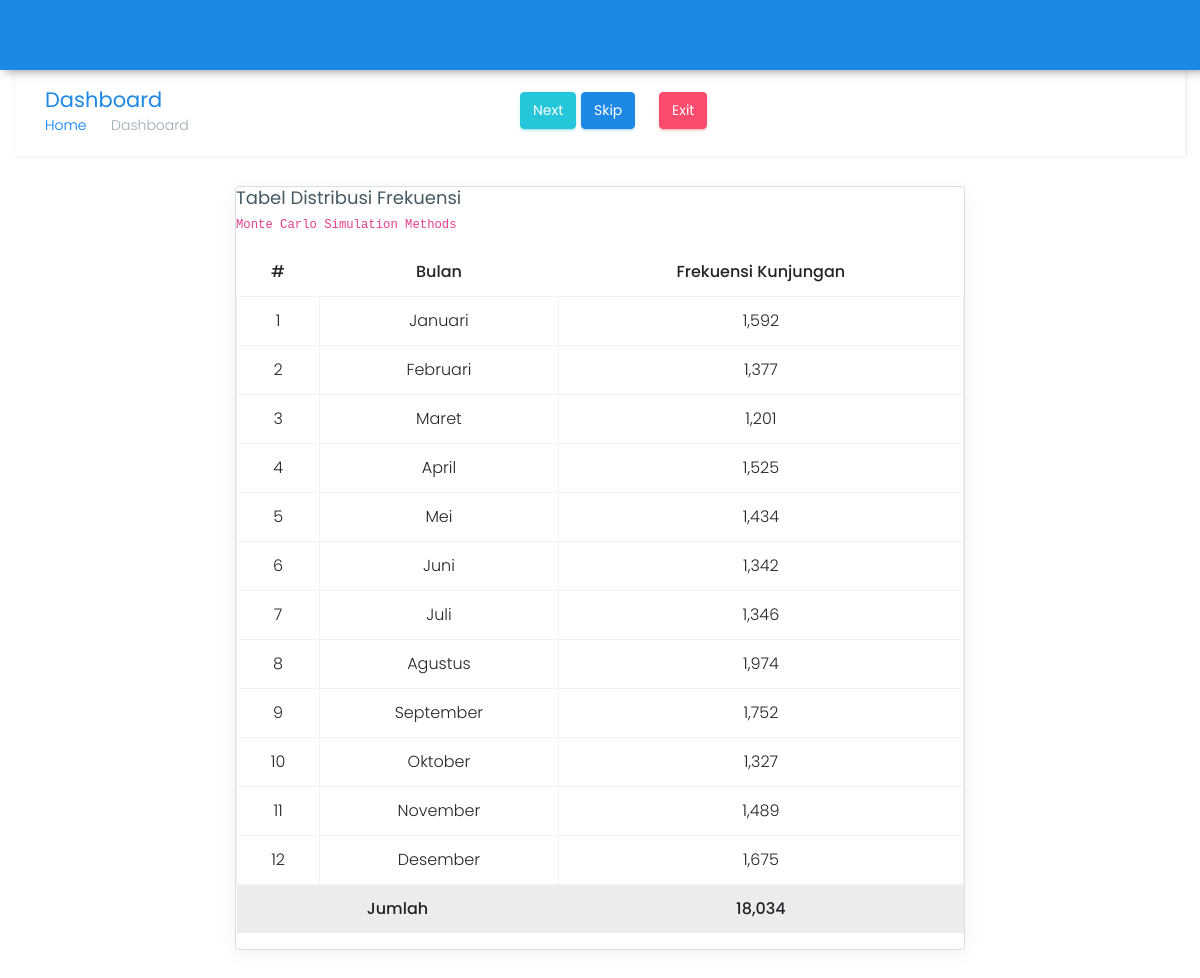
/target18/index.php, run on the app's committed database.
### tables this page shows
CREATE TABLE `data_2017` (
  `id_bulan` varchar(10) NOT NULL,
  `jumlah_pasien` int(10) NOT NULL
);

CREATE TABLE `tabel_bulan` (
  `id_bulan` varchar(10) NOT NULL,
  `nama_bulan` varchar(50) NOT NULL
);

### target18/index.php (the view, shortened to what this page needs)
<?php
require_once "../config/koneksi.php";
?>
<!DOCTYPE html>
<html lang="en">
<head>
    <link href="../assets/plugins/bootstrap/css/bootstrap.min.css" rel="stylesheet">
    <link href="../lite/css/style.css" rel="stylesheet">
    <link href="../lite/css/colors/blue.css" id="theme" rel="stylesheet">
</head>
<body class="card-no-border">
        <header class="topbar">
            <nav class="navbar top-navbar navbar-toggleable-sm navbar-light"></nav>
        </header>
            <div class="container">
                <div class="row page-titles">
                    <div class="col-md-5 col-8 align-self-center">
                        <h3 class="text-themecolor m-b-0 m-t-0">Dashboard</h3>
                        <ol class="breadcrumb">
                            <li class="breadcrumb-item"><a href="../">Home</a></li>
                            <li class="breadcrumb-item active">Dashboard</li>
                        </ol>
                    </div>
                    <div class="col-md-7 col-4 align-self-center">
                        <a href="satu.php" class="btn waves-effect waves-light btn-success pull-right hidden-sm-down" data-toggle="tooltip" data-placement="top" title="Klik Untuk Lanjut Ke Langkah 1"> Next</a>
                        <a href="tiga.php" class="btn waves-effect waves-light btn-info pull-right hidden-sm-down" style="margin-right: 20px;" data-toggle="tooltip" data-placement="top" title="Klik Untuk Lompat Ke langkah 3"> Skip</a>
                        <a href="../" class="btn waves-effect waves-light btn-danger pull-right hidden-sm-down" style="margin-right: 20px;" data-toggle="tooltip" data-placement="top" title="Klik Untuk Keluar"> Exit</a>
                    </div>
                </div>
                <div class="row">
                    <div class="col-lg-8 offset-2">
                        <div class="card">
                            <div class="card-block">
                                <h4 class="card-title">Tabel Distribusi Frekuensi</h4>
                                <h6 class="card-subtitle"><code>Monte Carlo Simulation Methods</code></h6>
                                <div class="table-responsive">
                                    <table class="table table-hover table-bordered">
                                        <thead>
                                            <tr>
                                                <th class="text-center">#</th>
                                                <th class="text-center">Bulan</th>
                                                <th class="text-center">Frekuensi Kunjungan</th>
                                            </tr>
                                        </thead>
                                        <tbody>
                                        <?php
                                        $no = 1;
                                        $querys = mysqli_query($con, "SELECT b.nama_bulan, d.jumlah_pasien FROM tabel_bulan b, data_2017 d WHERE b.id_bulan = d.id_bulan") or die(mysqli_error($con));
                                        foreach ($querys as $query) : ?>
                                            <tr>
                                                <td class="text-center"><?= $no++ ?></td>
                                                <td class="text-center"><?= $query['nama_bulan'] ?></td>
                                                <td class="text-center"><?= number_format($query['jumlah_pasien']) ?></td>
                                            </tr>
                                            <?php @$jumlah += $query['jumlah_pasien'] ?>
                                        <?php endforeach; ?>
                                        </tbody>
                                        <tfoot class="table-active">
                                            <tr>
                                                <th class="text-center" colspan="2">Jumlah</th>
                                                <th class="text-center"><?= number_format($jumlah) ?></th>
                                            </tr>
                                        </tfoot>
                                    </table>
                                </div>
                            </div>
                        </div>
                    </div>
                </div>
</body>
</html>

### lite/css/colors/blue.css (style rules this page uses)
.topbar { background: #1e88e5; }
.text-themecolor { color: #1e88e5 !important; }

### target18/index.php (style rules this page uses)
body { background: url(../assets/images/full-bloom.png); }

### data on the page
data_2017: id_bulan.nama_bulan "Januari", jumlah_pasien "1,592"
data_2017: id_bulan.nama_bulan "Februari", jumlah_pasien "1,377"
data_2017: id_bulan.nama_bulan "Maret", jumlah_pasien "1,201"
data_2017: id_bulan.nama_bulan "April", jumlah_pasien "1,525"
data_2017: id_bulan.nama_bulan "Mei", jumlah_pasien "1,434"
data_2017: id_bulan.nama_bulan "Juni", jumlah_pasien "1,342"
data_2017: id_bulan.nama_bulan "Juli", jumlah_pasien "1,346"
data_2017: id_bulan.nama_bulan "Agustus", jumlah_pasien "1,974"
data_2017: id_bulan.nama_bulan "September", jumlah_pasien "1,752"
data_2017: id_bulan.nama_bulan "Oktober", jumlah_pasien "1,327"
data_2017: id_bulan.nama_bulan "November", jumlah_pasien "1,489"
data_2017: id_bulan.nama_bulan "Desember", jumlah_pasien "1,675"

### other printed values
$jumlah "18,034"
